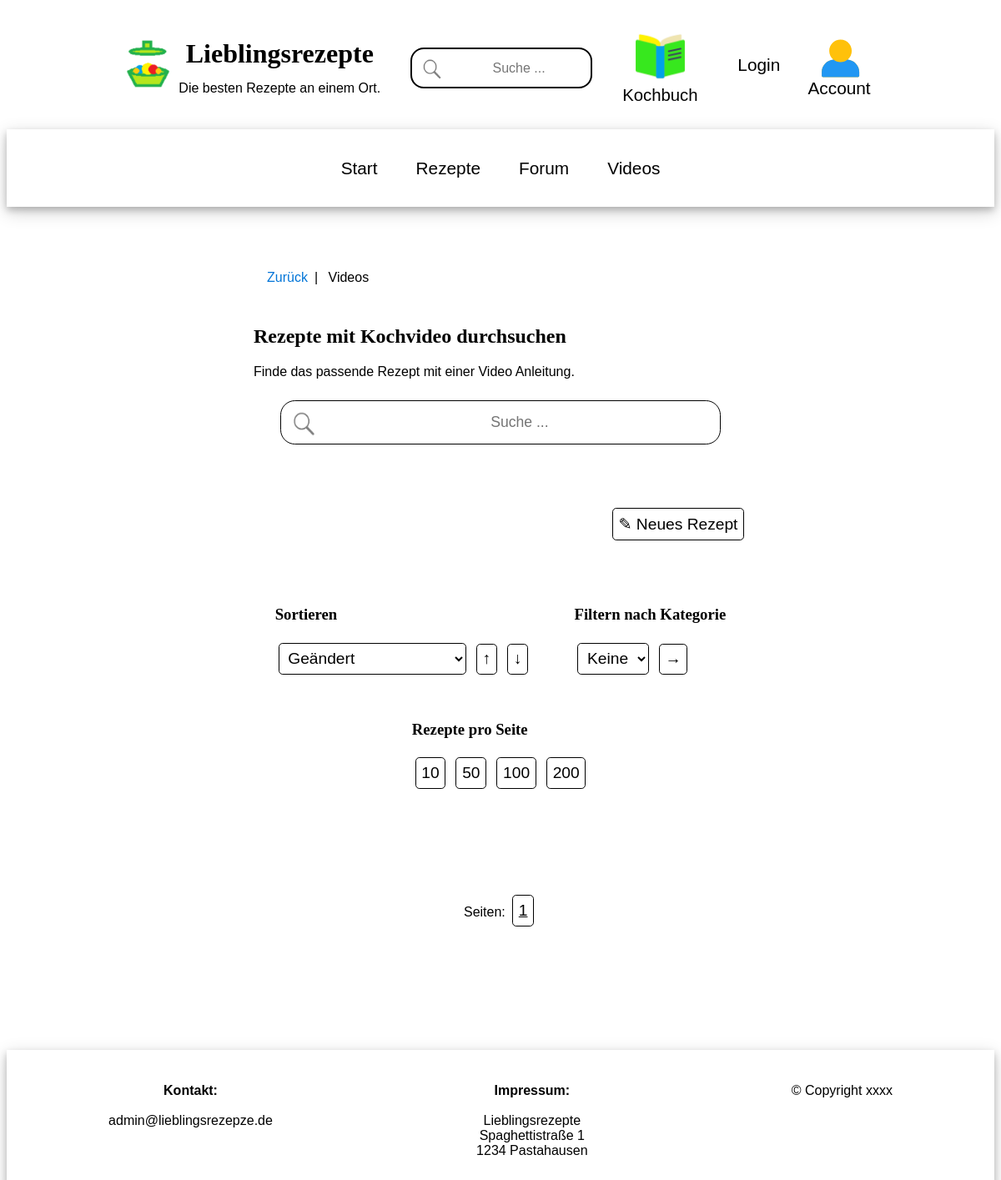
/recipes-video/, run on an earlier commit of the app's database.
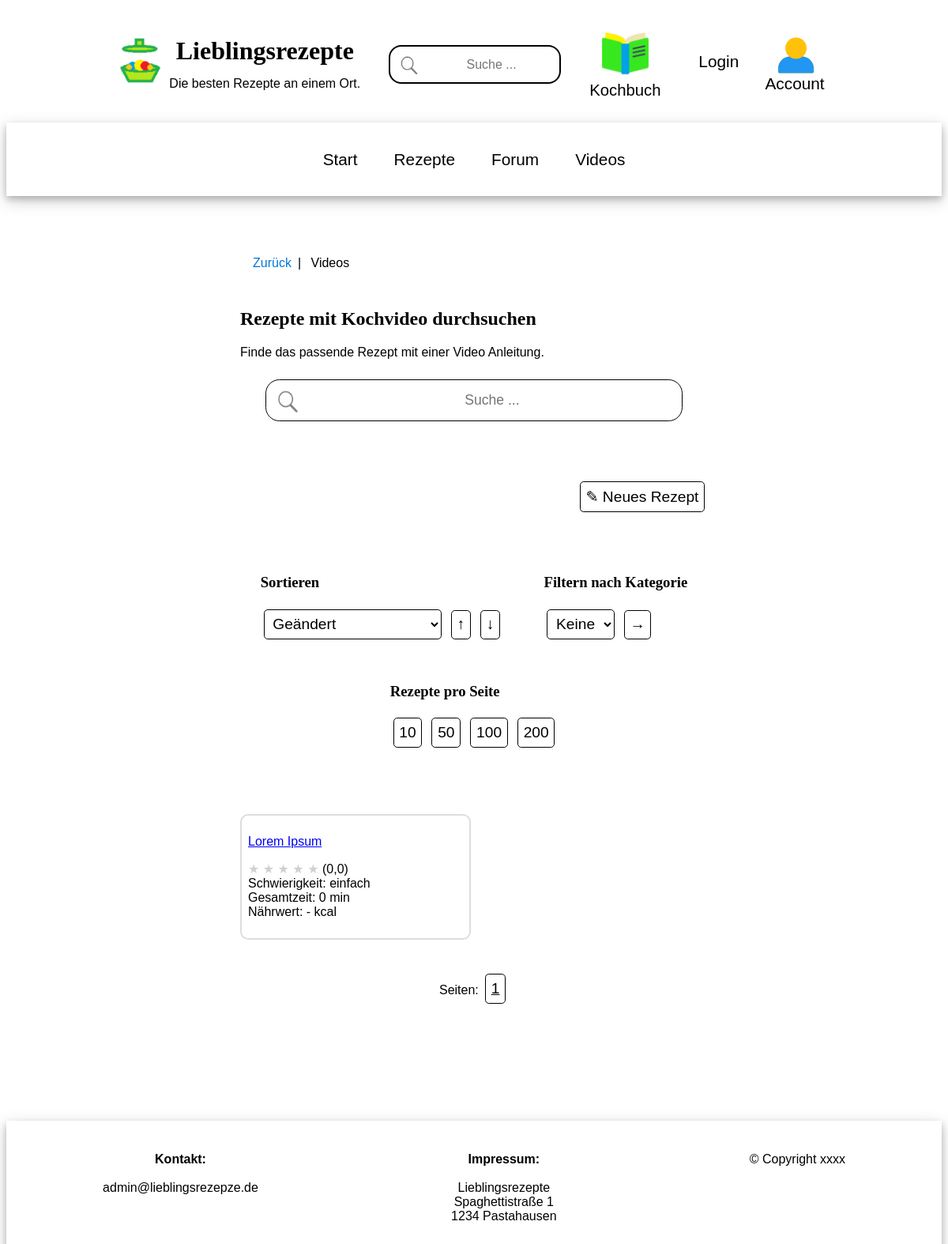
And on a later commit of the database.
### recipes_app/models.py (models this page shows, shortened)
class Recipe(models.Model):
    owner = models.ForeignKey(User, on_delete=models.SET_NULL, null=True)
    likes = models.ManyToManyField(User,  blank=True, related_name="likes")
    name = models.CharField(max_length=500)
    updated = models.DateTimeField(auto_now=True)
    created = models.DateTimeField(auto_now_add=True)
    topic = models.ManyToManyField(Topic, blank=True)
    persons = models.IntegerField()
    ingredients = models.TextField(null=True, blank=True)
    steps = models.TextField(null=True, blank=True)
    tips = models.TextField(null=True, blank=True)
    reference = models.TextField(null=True, blank=True)
    reference_link = models.URLField(max_length=2048, null=True, blank=True)
    nutrients_person = models.FloatField(null=True, blank=True, default=0.0)
    nutrients_table = models.TextField(null=True, blank=True)
    expected_time_total = models.FloatField(null=True, blank=True, default=0.0)
    expected_time_work = models.FloatField(null=True, blank=True, default=0.0)
    expected_time_bake = models.FloatField(null=True, blank=True, default=0.0)
    expected_time_rest = models.FloatField(null=True, blank=True, default=0.0)
    difficulty = models.IntegerField(null=True, blank=True, default=0)
    image_meal = models.ImageField(blank=True, upload_to="recipes")
    video_meal = models.URLField(max_length=2048, null=True, blank=True)
    rating_mean = models.FloatField(null=True, blank=True, default=0.0)
    rating_count = models.IntegerField(null=True, blank=True, default=0)
    rating_1 = models.IntegerField(null=True, blank=True, default=0)
    rating_2 = models.IntegerField(null=True, blank=True, default=0)
    rating_3 = models.IntegerField(null=True, blank=True, default=0)
    rating_4 = models.IntegerField(null=True, blank=True, default=0)
    rating_5 = models.IntegerField(null=True, blank=True, default=0)
    class Meta:
        ordering = ['-updated', '-created']

### recipes_app/views.py (the view)
# urls.py: path('recipes-video/', views.recipes_video, name="recipes-video"),
def recipes_video(request):
    recipes_video = Recipe.objects.exclude(video_meal__isnull=True)
    context = recipes_grid(recipes_video, request)
    context.update({"show_video": True})
    return render(request, 'recipes_app/recipes_video.html', context)

### recipes_app/pagination.py (called while the page is built)
    def valid_page(self, page_index: int):
        if self.number_of_pages <= 0:
            return 0
        return min(max(0, page_index), self.number_of_pages - 1)

    def get_items_for_page(self, list_of_items, page_index: int):
        if self.number_of_pages <= 0:
            return []
        return list_of_items[page_index*self.items_per_page:(page_index+1)*self.items_per_page]

### recipes_app/templates/recipes_app/recipes_video.html (shortened to what this page needs)
{% extends 'main.html' %}
{% block content %}
<div class="main-container">
    <div class="main-middle-column">
        <ul class="breadcrumb">
          <li><a href="{{request.META.HTTP_REFERER}}">Zurück</a></li>
          <li>Videos</li>
        </ul>
        <div class="card">
            <h2>Rezepte mit Kochvideo durchsuchen</h2>
            <p>Finde das passende Rezept mit einer Video Anleitung.</p>
            <search>
                <form method="GET" action="{% url 'recipes-video' %}">
                      <input type="text" name="q" placeholder="Suche ..."
                      />
                </form>
            </search>
        </div>
        <div style="text-align: right;">
             <a href="{% url 'create-recipe' %}" class="button-like">&#9998; Neues Rezept </a>
        </div>
        {% include 'recipes_app/recipes_grid.html' %}
    </div>
</div>
{% endblock content %}

### recipes_app/templates/recipes_app/recipes_grid.html (shortened to what this page needs)
<div class="card">
    <div class="grid-option-container">
        <div class="grid-option">
            <h3>Sortieren</h3>
            <form method="GET" action="">
                <select name="srtval" id="srtval">
                    {% for v, n in sort_items %}
                        {% if request.GET.srtval %}
                            {% if request.GET.srtval == v %}
                                <option value="{{v}}" selected>{{n}}</option>
                            {% else %}
                                <option value="{{v}}">{{n}}</option>
                            {% endif %}
                        {% else %}
                            <option value="{{v}}">{{n}}</option>
                        {% endif %}
                    {% endfor %}
                </select>
                <button type="submit" name="srtdir" value="Auf">&uarr;</button>
                    <button type="submit" name="srtdir" value="Ab">&darr;</button>
            </form>
        </div>
         <div class="grid-option">
            <h3>Filtern nach Kategorie</h3>
            <form method="GET" action="">
                <select name="tpc" id="tpc" size="1">
                    <option value=""> Keine </option>
                </select>
                <input type="submit" value="&rarr;" />
            </form>
        </div>
        <div class="grid-option">
            <h3>Rezepte pro Seite</h3>
            <form method="GET" action="">
                <button type="submit" value="10" name="pgShow">10</button>
                <button type="submit" value="50" name="pgShow">50</button>
                <button type="submit" value="50" name="pgShow">100</button>
                <button type="submit" value="200" name="pgShow">200</button>
            </form>
        </div>
    </div>
</div>
<div class="grid-container">
    {% for recipe in recipes %}
        <div class="grid-item">
            {% if show_video %}
                <a href="{% url 'recipe' recipe.id %}?img=vid">{{recipe.name}}</a>
            {% else %}
                <a href="{% url 'recipe' recipe.id %}">{{recipe.name}}</a>
            {% endif %}
            <p>
                {% if recipe.rating_mean %}
                    {% for i in '12345'|make_list  %}
                        {% if i|add:"0" <= recipe.rating_mean %}
                            <span style='color:#f1c40f'>&#9733;</span>
                        {% else %}
                            <span style='color:#ccd1d1'>&#9733;</span>
                        {% endif %}
                    {% endfor %}
                {% else %}
                    <span style='color:#ccd1d1'>&#9733; &#9733; &#9733; &#9733; &#9733;</span>
                {% endif %}
                ({{ recipe.rating_mean|default_if_none:"-" }}) <br>
                Schwierigkeit:
                {% if recipe.difficulty in diff_lookup %}
                    {% for key, value in diff_lookup.items %}
                    {% if key == recipe.difficulty %}
                        {{value}}
                    {% endif %}
                    {% endfor %}
                {% else %}
                    Grad {{ recipe.difficulty|default_if_none:"-" }}
                {% endif%}
                <br>
                Gesamtzeit: {{ recipe.expected_time_total|floatformat:"0" }} min <br>
                {% if  recipe.nutrients_person %}
                    Nährwert: {{ recipe.nutrients_person|floatformat:"0" }} kcal
                {% else %}
                    Nährwert: - kcal
                {% endif%}
            </p>
        </div>
    {% endfor %}
</div>
<div class="card">
    <div class="grid-option" style="text-align:center;">
    <form method="GET" action="">
        Seiten:
        <span class="button-display"><u>{{page_browser_current_index|add:"1"}}</u></span>
    </form>
    </div>
</div>

What changed in the data, as far as the page shows it:
now on this page (row edited): Recipe: name "Lorem Ipsum", rating_mean "0,0", diff_lookup "einfach", expected_time_total "0", nutrients_person "Nährwert: - kcal"
